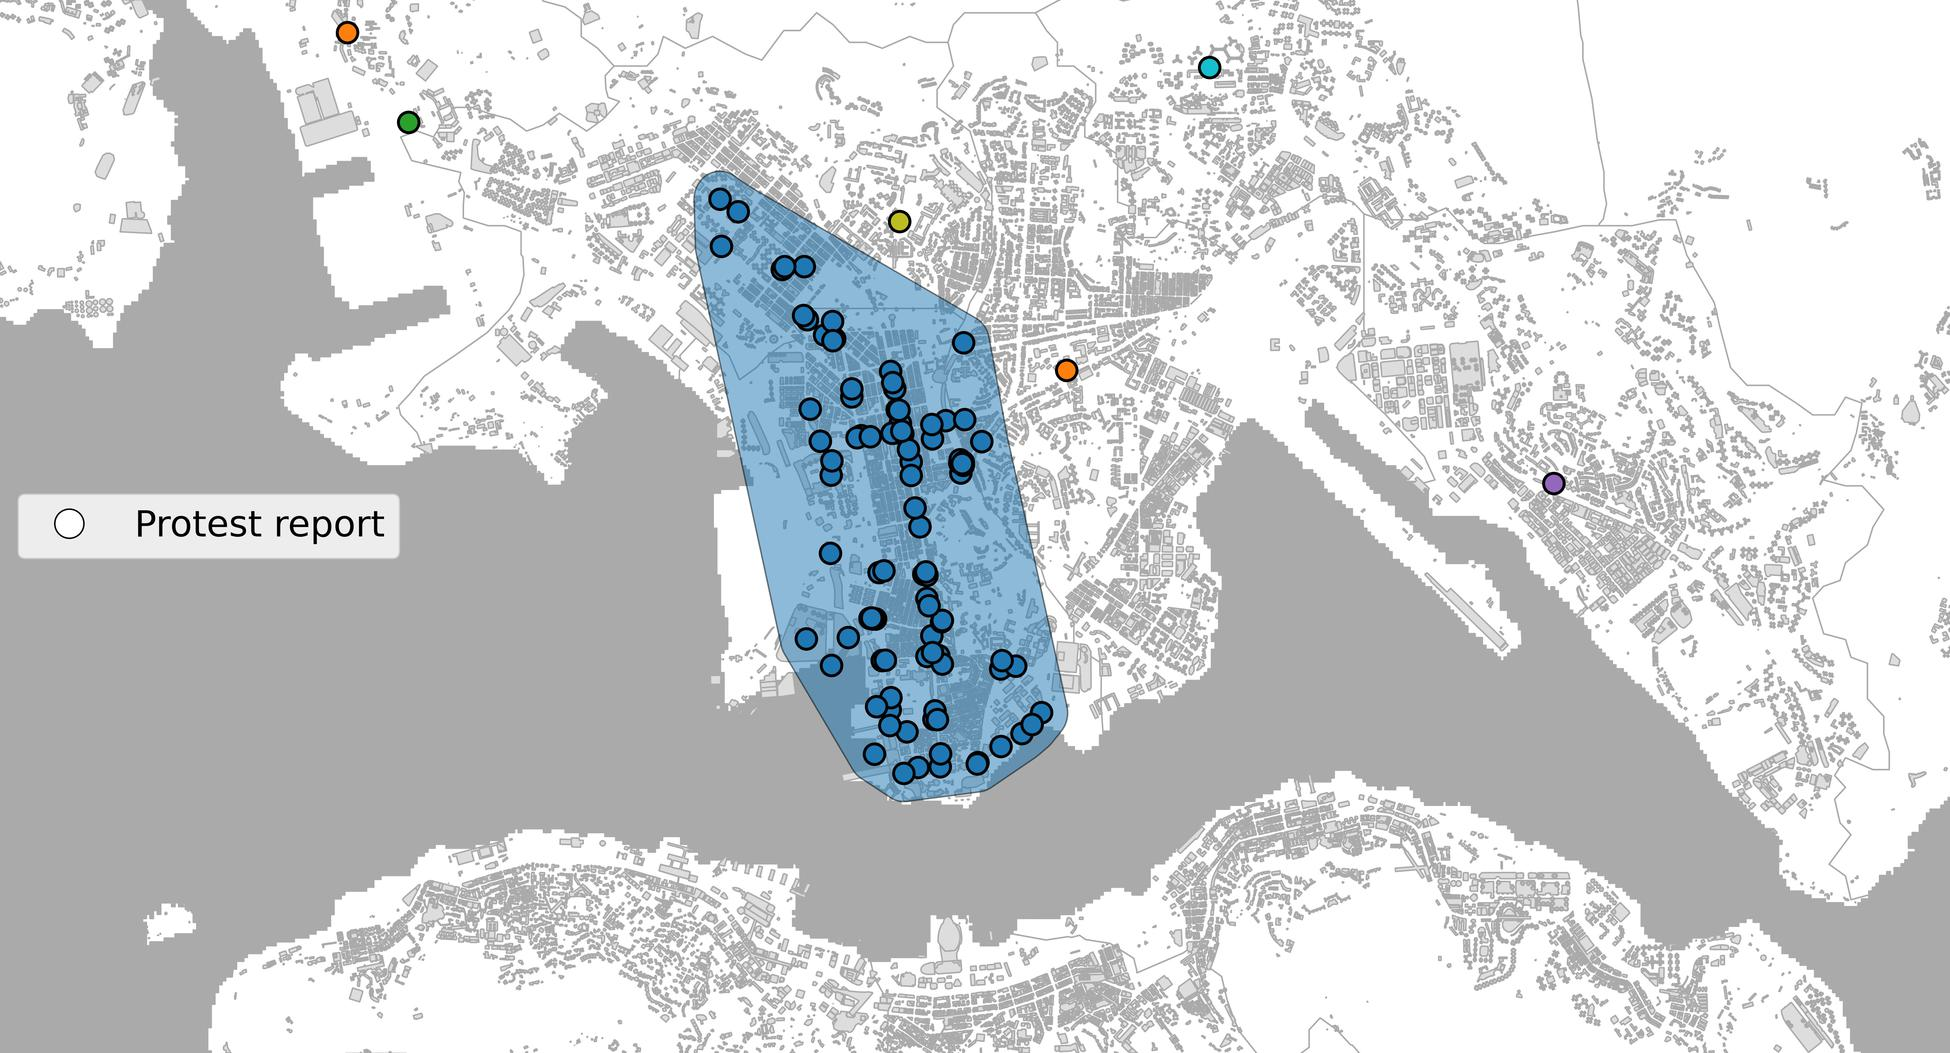

Source code (Python):
## Scientific computing stuff
# import sklearn
import numpy as np
import pandas as pd
import geopandas as gpd

from shapely.geometry import Polygon, box, shape

## Plotting stuff
import matplotlib.pyplot as plt
import matplotlib.pylab as pl
from matplotlib import cm
from matplotlib.colors import LinearSegmentedColormap, ListedColormap, LogNorm
from matplotlib.markers import MarkerStyle
from matplotlib.lines import Line2D
import seaborn as sns
# from mpl_toolkits.axes_grid.inset_locator import (inset_axes, InsetPosition,mark_inset)
# from mpl_toolkits.axes_grid1 import make_axes_locatable
from matplotlib.ticker import (MultipleLocator, FormatStrFormatter, AutoMinorLocator)
from matplotlib.cm import get_cmap
from matplotlib import animation, rc

import alphashape

from PIL import Image

name = "tab10"
cmap = get_cmap(name)
colors = [c for i,c in enumerate(cmap.colors) if i!=7]

propro = pd.read_csv("propro.csv")
osm_df = gpd.read_file("osm_df.geojson")
hk_gadm = gpd.read_file("../fig2/hk_gadm.geojson")
hk_gadm = hk_gadm.to_crs("epsg:4326")
osm_df = osm_df.to_crs("epsg:4326")

fig, ax = plt.subplots(figsize=(24,24))
hk_gadm.plot(edgecolor="#AAAAAA", color="#FFFFFF", ax=ax)
fig.set_facecolor('#AAAAAA')
scats = []
texts = []
plt.xticks([])
plt.yticks([])
ax.axis("off")
plt.ylim([22.275,22.35])
plt.xlim([114.1,114.25])

osm_df.plot(color="#DDDDDD", edgecolor="#AAAAAA", ax=ax)

for ii,cl in enumerate(propro.cl.unique()):
    cl_sub = propro.loc[propro.cl == cl]
    if len(cl_sub.cl) > 1:
        points_2d = np.array(list(zip(cl_sub.lng, cl_sub.lat)))
        alpha_shape = alphashape.alphashape(points_2d, 20.0)
        try:
            alpha_shape = np.array(alpha_shape.exterior.coords.xy)
            
            polygon_geom = Polygon(zip(alpha_shape[0], alpha_shape[1])).buffer(0.002)
            polygon = gpd.GeoDataFrame(index=[0], crs='epsg:4326', geometry=[polygon_geom]) 
            
            polygon.plot(ax=ax, color=colors[ii%len(colors)], alpha=0.5, edgecolor="black", linewidth=1)
            ax.scatter(cl_sub.lng.tolist(), cl_sub.lat.tolist(), 
                       color=colors[ii%len(colors)], marker="o", s=200,
                       edgecolors="black", linewidth=2)
        except Exception as e:
            print(e)
    else:
        ax.scatter(cl_sub.lng.tolist(), cl_sub.lat.tolist(), 
                       color=colors[ii%len(colors)], marker="o", s=200,
                       edgecolors="black", linewidth=2)


legend_elements = [Line2D([0], [0], marker='o', color='w', linewidth=0, label='Protest report',
                          markerfacecolor='w', markeredgecolor="black", markersize=20),]

ax.legend(handles=legend_elements, loc='center left',prop={'size': 25})
plt.savefig("fig3_large.jpg",bbox_inches='tight',pad_inches=0,dpi=300)

base_width = 300 * 6.5
img = Image.open('fig3_large.jpg')
wpercent = (base_width / float(img.size[0]))
hsize = int((float(img.size[1]) * float(wpercent)))
img = img.resize((round(base_width), round(hsize)), resample=Image.LANCZOS)
img.save('fig3.jpg')